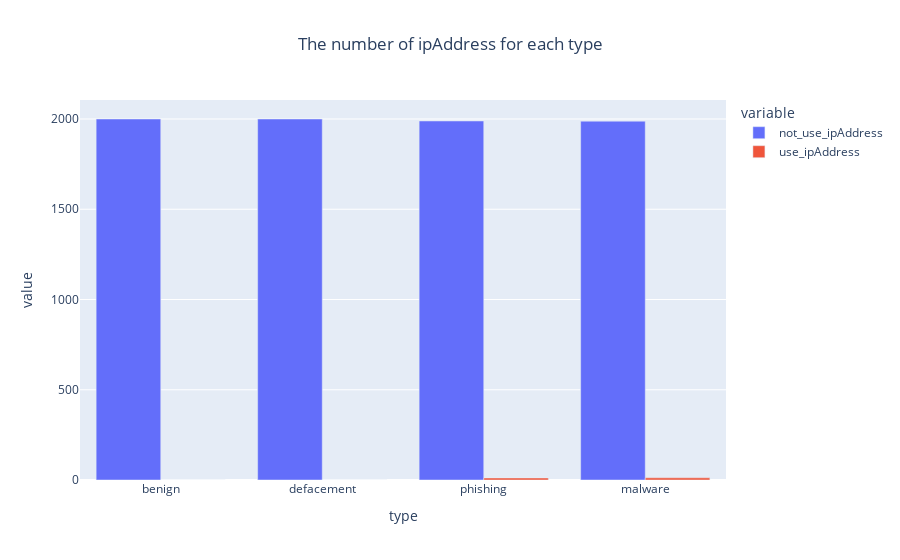

Notebook code cell kept with this figure:
### Code cell
px.bar(data_frame=ipAddress,x=ipAddress.type,y=['not_use_ipAddress','use_ipAddress'],barmode='group',title='The number of ipAddress for each type').update_layout(title_x=0.5)

### Figure 1 — Plotly figure (JSON) as saved in the notebook; plotly's stock layout.template omitted (floating-point values rounded to 4 significant figures)
{"data": [{"alignmentgroup": "True", "hovertemplate": "variable=not_use_ipAddress<br>type=%{x}<br>value=%{y}<extra></extra>", "legendgroup": "not_use_ipAddress", "marker": {"color": "#636efa", "pattern": {"shape": ""}}, "name": "not_use_ipAddress", "offsetgroup": "not_use_ipAddress", "orientation": "v", "showlegend": true, "textposition": "auto", "type": "bar", "x": ["benign", "defacement", "phishing", "malware"], "xaxis": "x", "y": [2000, 2000, 1989, 1988], "yaxis": "y"}, {"alignmentgroup": "True", "hovertemplate": "variable=use_ipAddress<br>type=%{x}<br>value=%{y}<extra></extra>", "legendgroup": "use_ipAddress", "marker": {"color": "#EF553B", "pattern": {"shape": ""}}, "name": "use_ipAddress", "offsetgroup": "use_ipAddress", "orientation": "v", "showlegend": true, "textposition": "auto", "type": "bar", "x": ["benign", "defacement", "phishing", "malware"], "xaxis": "x", "y": [0, 0, 11, 12], "yaxis": "y"}], "layout": {"barmode": "group", "legend": {"title": {"text": "variable"}, "tracegroupgap": 0}, "title": {"text": "The number of ipAddress for each type", "x": 0.5}, "xaxis": {"anchor": "y", "domain": [0, 1], "title": {"text": "type"}}, "yaxis": {"anchor": "x", "domain": [0, 1], "title": {"text": "value"}}}}
